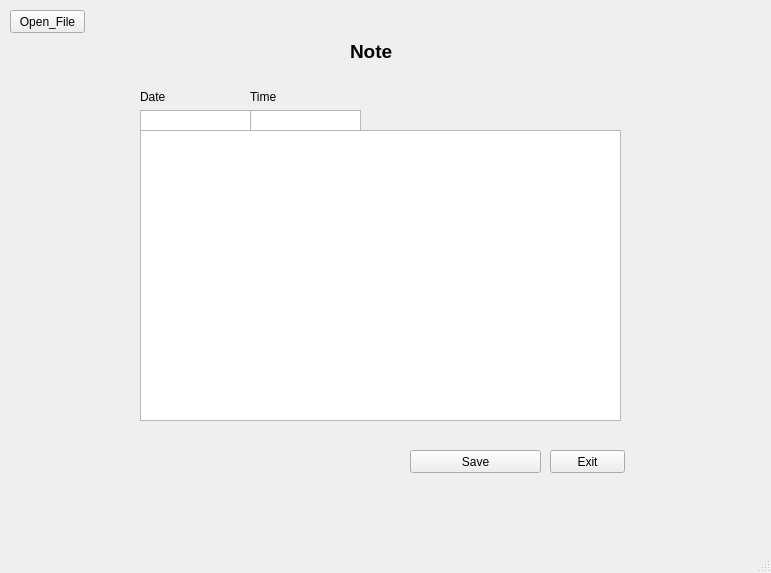
<?xml version="1.0" encoding="UTF-8"?>
<ui version="4.0">
 <class>MainWindow</class>
 <widget class="QMainWindow" name="MainWindow">
  <property name="enabled">
   <bool>true</bool>
  </property>
  <property name="geometry">
   <rect>
    <x>0</x>
    <y>0</y>
    <width>771</width>
    <height>573</height>
   </rect>
  </property>
  <property name="windowTitle">
   <string>MainWindow</string>
  </property>
  <widget class="QWidget" name="centralwidget">
   <widget class="QTextEdit" name="textEdit">
    <property name="geometry">
     <rect>
      <x>140</x>
      <y>130</y>
      <width>481</width>
      <height>291</height>
     </rect>
    </property>
   </widget>
   <widget class="QPushButton" name="ActionSave">
    <property name="geometry">
     <rect>
      <x>410</x>
      <y>450</y>
      <width>131</width>
      <height>23</height>
     </rect>
    </property>
    <property name="text">
     <string>Save</string>
    </property>
   </widget>
   <widget class="QPushButton" name="ActionExit">
    <property name="geometry">
     <rect>
      <x>550</x>
      <y>450</y>
      <width>75</width>
      <height>23</height>
     </rect>
    </property>
    <property name="text">
     <string>Exit</string>
    </property>
   </widget>
   <widget class="QLabel" name="label">
    <property name="geometry">
     <rect>
      <x>350</x>
      <y>40</y>
      <width>46</width>
      <height>23</height>
     </rect>
    </property>
    <property name="text">
     <string>&lt;html&gt;&lt;head/&gt;&lt;body&gt;&lt;p&gt;&lt;span style=&quot; font-size:14pt; font-weight:600;&quot;&gt;Note&lt;/span&gt;&lt;/p&gt;&lt;/body&gt;&lt;/html&gt;</string>
    </property>
   </widget>
   <widget class="QPushButton" name="pushButton_2">
    <property name="geometry">
     <rect>
      <x>10</x>
      <y>10</y>
      <width>75</width>
      <height>23</height>
     </rect>
    </property>
    <property name="text">
     <string>Open_File</string>
    </property>
   </widget>
   <widget class="QLabel" name="label_2">
    <property name="geometry">
     <rect>
      <x>140</x>
      <y>90</y>
      <width>47</width>
      <height>14</height>
     </rect>
    </property>
    <property name="text">
     <string>Date</string>
    </property>
   </widget>
   <widget class="QTextEdit" name="textEdit_2">
    <property name="geometry">
     <rect>
      <x>140</x>
      <y>110</y>
      <width>111</width>
      <height>31</height>
     </rect>
    </property>
   </widget>
   <widget class="QTextEdit" name="textEdit_3">
    <property name="geometry">
     <rect>
      <x>250</x>
      <y>110</y>
      <width>111</width>
      <height>31</height>
     </rect>
    </property>
   </widget>
   <widget class="QLabel" name="label_3">
    <property name="geometry">
     <rect>
      <x>250</x>
      <y>90</y>
      <width>47</width>
      <height>14</height>
     </rect>
    </property>
    <property name="text">
     <string>Time</string>
    </property>
   </widget>
   <zorder>ActionSave</zorder>
   <zorder>ActionExit</zorder>
   <zorder>label</zorder>
   <zorder>pushButton_2</zorder>
   <zorder>label_2</zorder>
   <zorder>textEdit_2</zorder>
   <zorder>textEdit_3</zorder>
   <zorder>label_3</zorder>
   <zorder>textEdit</zorder>
  </widget>
  <widget class="QMenuBar" name="menubar">
   <property name="geometry">
    <rect>
     <x>0</x>
     <y>0</y>
     <width>771</width>
     <height>22</height>
    </rect>
   </property>
  </widget>
  <widget class="QStatusBar" name="statusbar"/>
 </widget>
 <resources/>
 <connections>
  <connection>
   <sender>ActionExit</sender>
   <signal>clicked()</signal>
   <receiver>MainWindow</receiver>
   <slot>close()</slot>
   <hints>
    <hint type="sourcelabel">
     <x>600</x>
     <y>481</y>
    </hint>
    <hint type="destinationlabel">
     <x>625</x>
     <y>523</y>
    </hint>
   </hints>
  </connection>
  <connection>
   <sender>ActionSave</sender>
   <signal>toggled(bool)</signal>
   <receiver>MainWindow</receiver>
   <slot>setFocus()</slot>
   <hints>
    <hint type="sourcelabel">
     <x>477</x>
     <y>487</y>
    </hint>
    <hint type="destinationlabel">
     <x>357</x>
     <y>515</y>
    </hint>
   </hints>
  </connection>
 </connections>
</ui>
